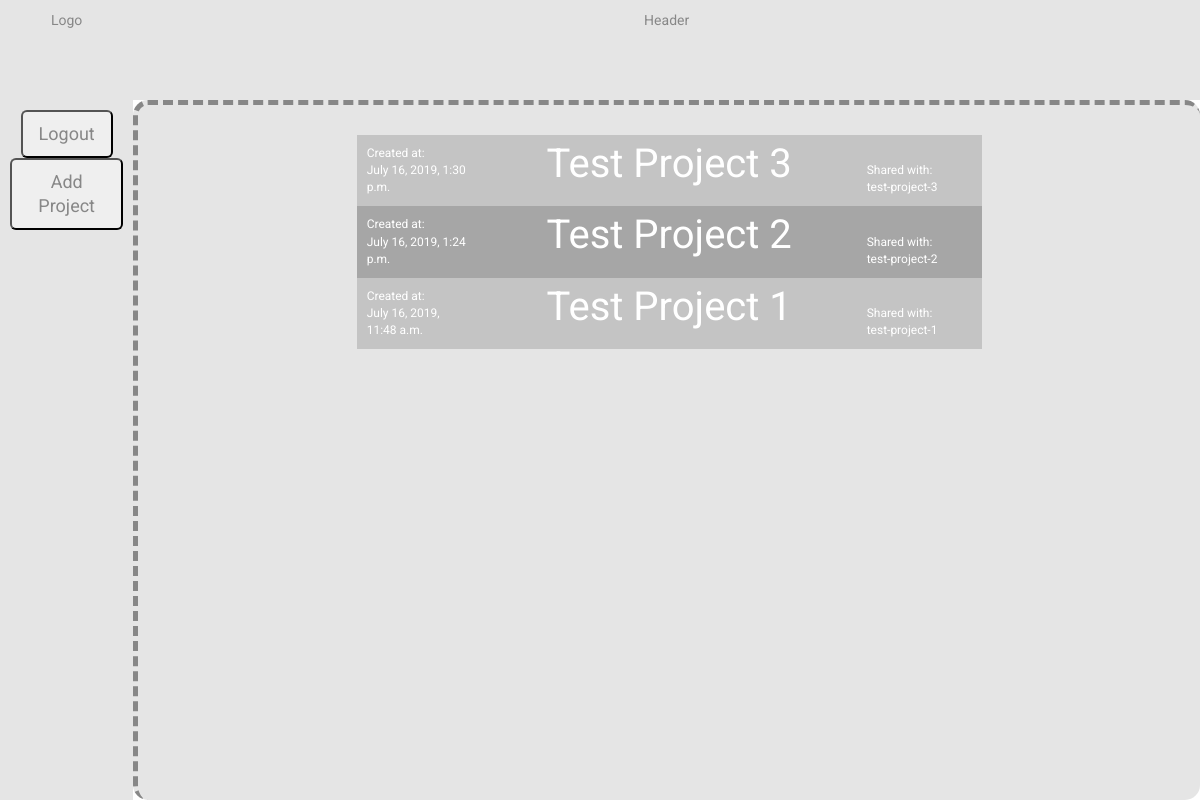
The app's page / (signed in) with its own data.
### data_db/models.py (models this page shows, shortened)
class Project(models.Model):
    slug = models.SlugField(unique=True)
    user = models.ForeignKey(User, on_delete = models.CASCADE)
    name = models.CharField(max_length = 200)
    samples = models.ManyToManyField(Sample)
    published_on = models.DateTimeField(auto_now_add=True)
    def get_absolute_url(self):
        return reverse("data_db:project.views.detail", kwargs={"slug": self.slug})

### data_db/views.py (the view)
# urls.py: path('', home_page, name='home'),
@login_required
def home_page(request):
    project_list = Project.objects.filter(user=request.user)
    template_name = 'data_db/home.html'
    context = {
        'project_list': project_list.order_by('-published_on'),
        }
    return render(request, template_name, context)

### data_db/templates/data_db/home.html (shortened to what this page needs)
{% extends 'data_db/base.html' %}
{% block content %}
<div class="overcell-2">
    <div class="cell cell-5">
        Logo
    </div>
    <div class="cell cell-6">
        Header
    </div>
    <div class="cell cell-7">
        <a href="{{ '/logout' }}">
            <button class="btn-lg btn-secondary" type="button">
                Logout
            </button>
        </a>
        <a href="{% url 'data_db:project.views.add' %}">
            <button class="btn-lg btn-secondary" type="button">
                Add Project
            </button>
        </a>
    </div>
    <div class="cell cell-8">
        <div style="text-align:left">
            <table>
                {% for project in project_list %}
                    <tr>
                            <td style="width:100%">
                                <div class="created-at">
                                    Created at: <br>
                                    {{ project.published_on }}
                                </div>
                                <div class="project-box" >
                                    <a href="{{ project.get_absolute_url }}">
                                        {{ project.name }}
                                    </a>
                                </div>
                                <div class="shared-with">
                                    Shared with: <br>
                                    {{ project.slug }}
                                </div>
                            </td>
                    </tr>
                {% endfor %}
            </table>
        </div>
    </div>
</div>
{% endblock %}

### data_db/static/css/styles.css (style rules this page uses)
body { color:black; font-family: 'Roboto', sans-serif; background-color: #E5E5E5; }
.overcell-2 { width:100%; position: absolute; top:0px; bottom:0px; display: grid; grid-template-columns: 1fr 8fr; grid-template-rows: 1fr 7fr; }
.cell { padding:10px; color: #878787; text-align: center; }
.cell-5 { background: #E5E5E5; grid-row: 1; grid-column: 1; }
.cell-6 { background: #E5E5E5; grid-row: 1; grid-column: 2/5; }
.cell-7 { background: #E5E5E5; grid-row: 2/6; grid-column: 1; }
.cell-8 { background: #E5E5E5; grid-row: 2/6; grid-column: 2/5; border: #878787 dashed; border-radius: 15px; border-spacing: 20px; border-width: 5px; border-right-style: none; border-bottom-style: none; }
a { color:inherit !important; text-decoration:none !important; font-size: inherit ; }
table { width: 60%; margin-left: 20%; margin-right: 20%; }
td { padding:5px; display: flex; flex-wrap: nowrap; }
.project-box { width: 60%; text-align: center; font-size: 40px !important; color: #fff; }
tr:nth-child(odd) { background-color: #c4c4c4; }
tr:nth-child(even) { background-color: #a6a6a6;; }
table { padding:5px; margin-top:20px; }
.created-at { width:20%; color: #fff; display: flex; align-items: flex-end; font-size: 12px; padding: 10px; }
.shared-with { width:20%; color: #fff; display: flex; align-items: flex-end; font-size: 12px; padding: 10px; }

### records on screen
Project: published_on "July 16, 2019, 1:30 p.m.", name "Test Project 3", slug "test-project-3"
Project: published_on "July 16, 2019, 1:24 p.m.", name "Test Project 2", slug "test-project-2"
Project: published_on "July 16, 2019, 11:48 a.m.", name "Test Project 1", slug "test-project-1"
